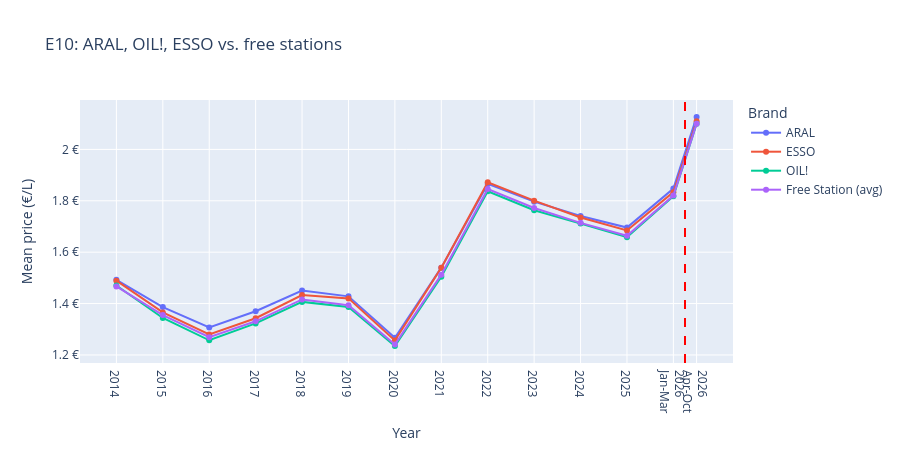

Notebook code for this chart:
### Markdown cell above
## Price Difference: ARAL - other

### Code cell
plot_brand_comparison(df_per_brand, df_brandvsfree, fuel="e10_mean", brands=["ARAL", "OIL!", "ESSO"], rule_x=RULE_X, x_labels=X_LABELS)

### Figure 1 — Plotly figure (JSON) as saved in the notebook; plotly's stock layout.template omitted (floating-point values rounded to 4 significant figures)
{"data": [{"hovertemplate": "Brand=ARAL<br>Year=%{x}<br>Mean price (€/L)=%{y}<extra></extra>", "legendgroup": "ARAL", "line": {"color": "#636efa", "dash": "solid"}, "marker": {"symbol": "circle"}, "mode": "lines+markers", "name": "ARAL", "orientation": "v", "showlegend": true, "type": "scatter", "x": [2014.0, 2015.0, 2016.0, 2017.0, 2018.0, 2019.0, 2020.0, 2021.0, 2022.0, 2023.0, 2024.0, 2025.0, 2026.0, 2026.0], "xaxis": "x", "y": [1.492, 1.386, 1.307, 1.37, 1.451, 1.428, 1.267, 1.54, 1.866, 1.797, 1.741, 1.696, 1.848, 2.127], "yaxis": "y"}, {"hovertemplate": "Brand=ESSO<br>Year=%{x}<br>Mean price (€/L)=%{y}<extra></extra>", "legendgroup": "ESSO", "line": {"color": "#EF553B", "dash": "solid"}, "marker": {"symbol": "circle"}, "mode": "lines+markers", "name": "ESSO", "orientation": "v", "showlegend": true, "type": "scatter", "x": [2014.0, 2015.0, 2016.0, 2017.0, 2018.0, 2019.0, 2020.0, 2021.0, 2022.0, 2023.0, 2024.0, 2025.0, 2026.0, 2026.0], "xaxis": "x", "y": [1.489, 1.366, 1.28, 1.343, 1.433, 1.42, 1.256, 1.54, 1.872, 1.801, 1.735, 1.685, 1.834, 2.11], "yaxis": "y"}, {"hovertemplate": "Brand=OIL!<br>Year=%{x}<br>Mean price (€/L)=%{y}<extra></extra>", "legendgroup": "OIL!", "line": {"color": "#00cc96", "dash": "solid"}, "marker": {"symbol": "circle"}, "mode": "lines+markers", "name": "OIL!", "orientation": "v", "showlegend": true, "type": "scatter", "x": [2014.0, 2015.0, 2016.0, 2017.0, 2018.0, 2019.0, 2020.0, 2021.0, 2022.0, 2023.0, 2024.0, 2025.0, 2026.0, 2026.0], "xaxis": "x", "y": [1.47, 1.344, 1.257, 1.323, 1.406, 1.387, 1.234, 1.505, 1.837, 1.763, 1.711, 1.658, 1.818, 2.1], "yaxis": "y"}, {"hovertemplate": "Brand=Free Station (avg)<br>Year=%{x}<br>Mean price (€/L)=%{y}<extra></extra>", "legendgroup": "Free Station (avg)", "line": {"color": "#ab63fa", "dash": "solid"}, "marker": {"symbol": "circle"}, "mode": "lines+markers", "name": "Free Station (avg)", "orientation": "v", "showlegend": true, "type": "scatter", "x": [2014.0, 2015.0, 2016.0, 2017.0, 2018.0, 2019.0, 2020.0, 2021.0, 2022.0, 2023.0, 2024.0, 2025.0, 2026.0, 2026.0], "xaxis": "x", "y": [1.467, 1.355, 1.269, 1.331, 1.416, 1.393, 1.241, 1.512, 1.846, 1.772, 1.714, 1.664, 1.82, 2.1], "yaxis": "y"}], "layout": {"height": 450, "hovermode": "x unified", "legend": {"title": {"text": "Brand"}, "tracegroupgap": 0}, "shapes": [{"line": {"color": "red", "dash": "dash", "width": 2}, "type": "line", "x0": 2026.0, "x1": 2026.0, "xref": "x", "y0": 0, "y1": 1, "yref": "y domain"}], "title": {"text": "E10: ARAL, OIL!, ESSO vs. free stations"}, "width": 900, "xaxis": {"anchor": "y", "domain": [0, 1], "tickmode": "array", "ticktext": ["2014", "2015", "2016", "2017", "2018", "2019", "2020", "2021", "2022", "2023", "2024", "2025", "2026<br>Jan-Mar", "2026<br>Apr-Oct"], "tickvals": [2014, 2015, 2016, 2017, 2018, 2019, 2020, 2021, 2022, 2023, 2024, 2025, 2026, 2026.0], "title": {"text": "Year"}}, "yaxis": {"anchor": "x", "domain": [0, 1], "ticksuffix": " €", "title": {"text": "Mean price (€/L)"}}}}
